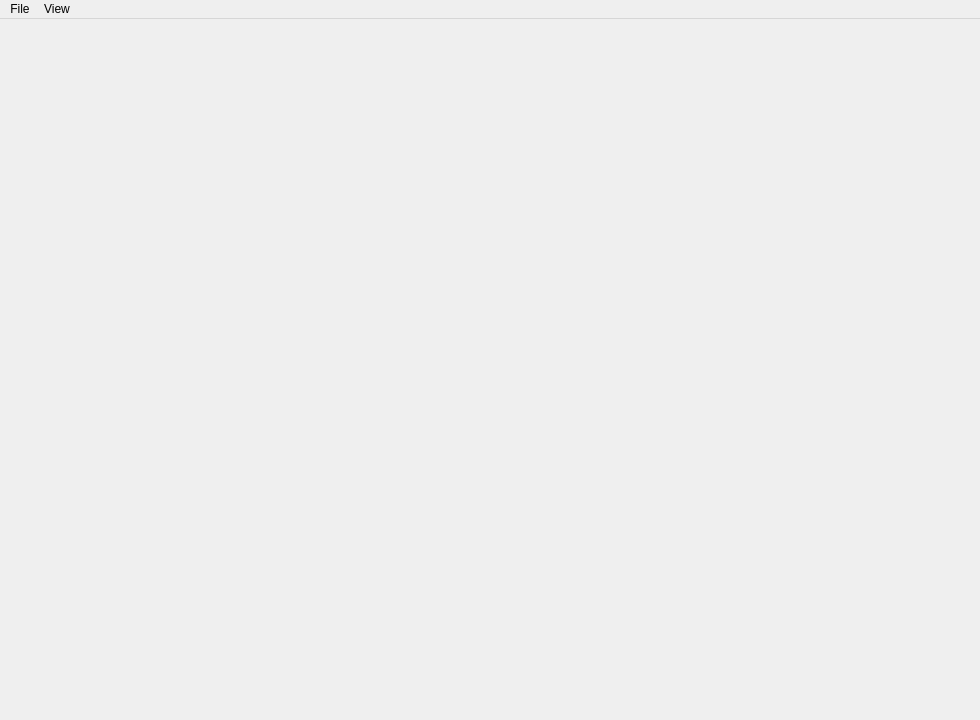
<?xml version="1.0" encoding="UTF-8"?>
<ui version="4.0">
 <class>TournamentApp</class>
 <widget class="QMainWindow" name="TournamentApp">
  <property name="geometry">
   <rect>
    <x>0</x>
    <y>0</y>
    <width>980</width>
    <height>720</height>
   </rect>
  </property>
  <property name="windowTitle">
   <string>Padel Tournament Manager</string>
  </property>
  <widget class="QWidget" name="centralwidget">
   <layout class="QVBoxLayout" name="centralLayout">
    <item>
     <widget class="QStackedWidget" name="stack">
      <property name="currentIndex">
       <number>0</number>
      </property>
     </widget>
    </item>
   </layout>
  </widget>
  <widget class="QMenuBar" name="menubar">
   <property name="geometry">
    <rect>
     <x>0</x>
     <y>0</y>
     <width>980</width>
     <height>22</height>
    </rect>
   </property>
    <widget class="QMenu" name="menuFile">
    <property name="title">
     <string>File</string>
    </property>
    <addaction name="save_action"/>
    <addaction name="load_action"/>
     <addaction name="separator"/>
    <addaction name="csv_action"/>
    <addaction name="pdf_action"/>
     <addaction name="separator"/>
    <addaction name="exit_action"/>
   </widget>
   <widget class="QMenu" name="menuView">
    <property name="title">
     <string>View</string>
    </property>
    <addaction name="theme_action"/>
    <addaction name="auto_action"/>
   </widget>
   <addaction name="menuFile"/>
   <addaction name="menuView"/>
  </widget>
  <action name="save_action">
   <property name="text">
    <string>Save…</string>
   </property>
  </action>
  <action name="load_action">
   <property name="text">
    <string>Load…</string>
   </property>
  </action>
  <action name="csv_action">
   <property name="text">
    <string>Export CSV…</string>
   </property>
  </action>
  <action name="pdf_action">
   <property name="text">
    <string>Export PDF…</string>
   </property>
  </action>
    <action name="exit_action">
   <property name="text">
    <string>Exit</string>
   </property>
  </action>
  <action name="theme_action">
   <property name="checkable">
    <bool>true</bool>
   </property>
   <property name="text">
    <string>Dark mode</string>
   </property>
  </action>
  <action name="auto_action">
   <property name="checkable">
    <bool>true</bool>
   </property>
   <property name="checked">
    <bool>true</bool>
   </property>
   <property name="text">
    <string>Auto-update rankings</string>
   </property>
  </action>
 </widget>
 <resources/>
 <connections/>
</ui>
